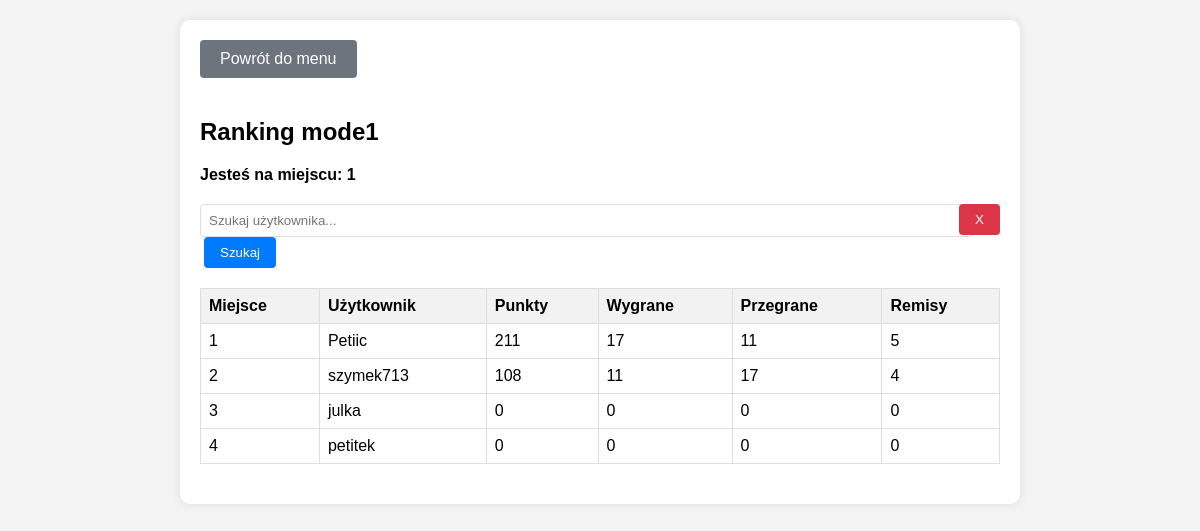
The page /ranking/mode1/ (signed in) on the database its author committed.
### my_quiz_app/python_django/profiles/models.py (models this page shows, shortened)
class UserProfile(models.Model):
    user = models.OneToOneField(settings.AUTH_USER_MODEL, on_delete=models.CASCADE)
    pvp_wins_mode1 = models.IntegerField(default=0)
    pvp_wins_mode2 = models.IntegerField(default=0)
    pvp_wins_mode3 = models.IntegerField(default=0)
    pvp_losses_mode1 = models.IntegerField(default=0)
    pvp_losses_mode2 = models.IntegerField(default=0)
    pvp_losses_mode3 = models.IntegerField(default=0)
    pvp_draws_mode1 = models.IntegerField(default=0)
    pvp_draws_mode2 = models.IntegerField(default=0)
    pvp_draws_mode3 = models.IntegerField(default=0)
    solo_games_played = models.IntegerField(default=0)
    email = models.EmailField()
    solo_points_mode1 = models.IntegerField(default=0)
    solo_points_mode2 = models.IntegerField(default=0)
    solo_points_mode3 = models.IntegerField(default=0)
    pvp_points_mode1 = models.IntegerField(default=0)
    pvp_points_mode2 = models.IntegerField(default=0)
    pvp_points_mode3 = models.IntegerField(default=0)

### my_quiz_app/python_django/rankings/views.py (the view)
# urls.py: path('<str:game_mode>/', views.ranking_view, name='ranking_view'),
@login_required
def ranking_view(request, game_mode):
    search_query = request.GET.get('q', '')
    if game_mode not in ['mode1', 'mode2', 'mode3']:
        raise ValueError("Nieprawidłowy tryb gry")
    if game_mode == 'mode1':
        order_by = '-pvp_points_mode1'
        points_field = 'pvp_points_mode1'
        wins_field = 'pvp_wins_mode1'
        losses_field = 'pvp_losses_mode1'
        draws_field = 'pvp_draws_mode1'
    elif game_mode == 'mode2':
        order_by = '-pvp_points_mode2'
        points_field = 'pvp_points_mode2'
        wins_field = 'pvp_wins_mode2'
        losses_field = 'pvp_losses_mode2'
        draws_field = 'pvp_draws_mode2'
    else:
        order_by = '-pvp_points_mode3'
        points_field = 'pvp_points_mode3'
        wins_field = 'pvp_wins_mode3'
        losses_field = 'pvp_losses_mode3'
        draws_field = 'pvp_draws_mode3'
    all_users = UserProfile.objects.order_by(order_by)
    user_positions = {user.user.username: idx + 1 for idx, user in enumerate(all_users)}
    if search_query:
        filtered_users = all_users.filter(Q(user__username__icontains=search_query))
    else:
        filtered_users = all_users
    for user in filtered_users:
        user.position = user_positions[user.user.username]
    user_position = user_positions.get(request.user.username, None)
    context = {
        'users': filtered_users,
        'user_position': user_position,
        'points_field': points_field,
        'wins_field': wins_field,
        'losses_field': losses_field,
        'draws_field': draws_field,
        'game_mode': game_mode,
    }
    return render(request, 'rankings/ranking.html', context)

### my_quiz_app/python_django/rankings/templatetags/custom_filters.py (called while the page is built)
@register.filter
def attr(obj, attr_name):
    return getattr(obj, attr_name)

### my_quiz_app/python_django/rankings/templates/rankings/ranking.html (shortened to what this page needs)
{% load custom_filters %}
<!DOCTYPE html>
<html lang="pl">
<head>
</head>
<body>
    <div class="container">
        <a href="{% url 'menu' %}" class="back-button">Powrót do menu</a>
        <h2>Ranking {{ game_mode }}</h2>
        <div class="user-position">
            {% if user_position %}
                Jesteś na miejscu: {{ user_position }}
            {% else %}
                Nie jesteś w rankingu.
            {% endif %}
        </div>
        <div class="search-bar">
            <form method="GET" id="search-form">
                <input type="text" name="q" id="search-input" placeholder="Szukaj użytkownika..." value="{{ request.GET.q }}">
                <button type="submit">Szukaj</button>
                <button type="button" class="clear-button" onclick="clearSearch()">X</button>
            </form>
        </div>
        <table>
            <thead>
                <tr>
                    <th>Miejsce</th>
                    <th>Użytkownik</th>
                    <th>Punkty</th>
                    <th>Wygrane</th>
                    <th>Przegrane</th>
                    <th>Remisy</th>
                </tr>
            </thead>
            <tbody>
                {% for user in users %}
                    <tr>
                        <td>{{ user.position }}</td>
                        <td>{{ user.user.username }}</td>
                        <td>{{ user|attr:points_field }}</td>
                        <td>{{ user|attr:wins_field }}</td>
                        <td>{{ user|attr:losses_field }}</td>
                        <td>{{ user|attr:draws_field }}</td>
                    </tr>
                {% endfor %}
            </tbody>
        </table>
    </div>
</body>
</html>

### my_quiz_app/python_django/rankings/templates/rankings/ranking.html (style rules this page uses)
body { font-family: Arial, sans-serif; background-color: #f4f4f4; margin: 0; padding: 20px; }
.container { max-width: 800px; margin: auto; background: white; padding: 20px; border-radius: 10px; box-shadow: 0 0 10px rgba(0, 0, 0, 0.1); }
table { width: 100%; border-collapse: collapse; margin-bottom: 20px; }
table, th, td { border: 1px solid #ddd; }
th, td { padding: 8px; text-align: left; }
th { background-color: #f2f2f2; }
.search-bar { margin-bottom: 20px; position: relative; }
.search-bar input[type="text"] { width: calc(100% - 44px); padding: 8px; border: 1px solid #ddd; border-radius: 4px; }
.search-bar button { padding: 8px 16px; border: none; background-color: #007bff; color: white; border-radius: 4px; cursor: pointer; margin-left: 4px; }
.search-bar .clear-button { position: absolute; right: 0; top: 0; padding: 8px 16px; border: none; background-color: #dc3545; color: white; border-radius: 4px; cursor: pointer; margin-left: 4px; }
.user-position { margin-bottom: 20px; font-weight: bold; }
.back-button { margin-bottom: 20px; display: inline-block; padding: 10px 20px; background-color: #6c757d; color: white; border: none; border-radius: 4px; text-decoration: none; text-align: center; }

### rows shown on the page
UserProfile: position "1", user.username "Petiic", pvp_points_mode1 "211", pvp_wins_mode1 "17", pvp_losses_mode1 "11", pvp_draws_mode1 "5"
UserProfile: position "2", user.username "szymek713", pvp_points_mode1 "108", pvp_wins_mode1 "11", pvp_losses_mode1 "17", pvp_draws_mode1 "4"
UserProfile: position "3", user.username "julka", pvp_points_mode1 "0", pvp_wins_mode1 "0", pvp_losses_mode1 "0", pvp_draws_mode1 "0"
UserProfile: position "4", user.username "petitek", pvp_points_mode1 "0", pvp_wins_mode1 "0", pvp_losses_mode1 "0", pvp_draws_mode1 "0"

### other values the page prints
{{ game_mode }} "mode1"
{{ user_position }} "1"
